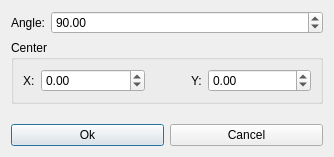
<?xml version="1.0" encoding="UTF-8"?>
<ui version="4.0">
 <class>RotateDialog</class>
 <widget class="QDialog" name="RotateDialog">
  <property name="geometry">
   <rect>
    <x>0</x>
    <y>0</y>
    <width>334</width>
    <height>157</height>
   </rect>
  </property>
  <property name="windowTitle">
   <string>Dialog</string>
  </property>
  <layout class="QVBoxLayout" name="verticalLayout" stretch="0,0,1,0">
   <item>
    <layout class="QHBoxLayout" name="horizontalLayout" stretch="0,1">
     <item>
      <widget class="QLabel" name="label">
       <property name="text">
        <string>Angle:</string>
       </property>
      </widget>
     </item>
     <item>
      <widget class="QDoubleSpinBox" name="doubleSpinBoxAngle">
       <property name="minimum">
        <double>-1000000.000000000000000</double>
       </property>
       <property name="maximum">
        <double>1000000.000000000000000</double>
       </property>
       <property name="value">
        <double>90.000000000000000</double>
       </property>
      </widget>
     </item>
    </layout>
   </item>
   <item>
    <widget class="QGroupBox" name="groupBox">
     <property name="title">
      <string>Center</string>
     </property>
     <layout class="QHBoxLayout" name="horizontalLayout_2" stretch="0,1,0,0,1">
      <item>
       <widget class="QLabel" name="label_2">
        <property name="text">
         <string>X:</string>
        </property>
       </widget>
      </item>
      <item>
       <widget class="QDoubleSpinBox" name="doubleSpinBoxX">
        <property name="minimum">
         <double>-1000000.000000000000000</double>
        </property>
        <property name="maximum">
         <double>1000000.000000000000000</double>
        </property>
       </widget>
      </item>
      <item>
       <spacer name="horizontalSpacer">
        <property name="orientation">
         <enum>Qt::Horizontal</enum>
        </property>
        <property name="sizeHint" stdset="0">
         <size>
          <width>40</width>
          <height>20</height>
         </size>
        </property>
       </spacer>
      </item>
      <item>
       <widget class="QLabel" name="label_3">
        <property name="text">
         <string>Y:</string>
        </property>
       </widget>
      </item>
      <item>
       <widget class="QDoubleSpinBox" name="doubleSpinBoxY">
        <property name="minimum">
         <double>-1000000.000000000000000</double>
        </property>
        <property name="maximum">
         <double>1000000.000000000000000</double>
        </property>
       </widget>
      </item>
     </layout>
    </widget>
   </item>
   <item>
    <spacer name="verticalSpacer">
     <property name="orientation">
      <enum>Qt::Vertical</enum>
     </property>
     <property name="sizeHint" stdset="0">
      <size>
       <width>20</width>
       <height>0</height>
      </size>
     </property>
    </spacer>
   </item>
   <item>
    <layout class="QHBoxLayout" name="horizontalLayout_3">
     <item>
      <widget class="QPushButton" name="pushButtonOk">
       <property name="text">
        <string>Ok</string>
       </property>
      </widget>
     </item>
     <item>
      <widget class="QPushButton" name="pushButtonCancel">
       <property name="text">
        <string>Cancel</string>
       </property>
      </widget>
     </item>
    </layout>
   </item>
  </layout>
 </widget>
 <resources/>
 <connections/>
</ui>
